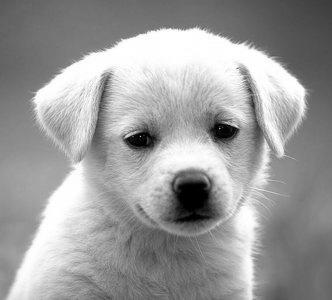
#> input picture gradient.png, 332 x 300 px, given in place of the camera
$ python -i cv2test2.py   (imports and definitions only)   (older library calls are emulated)
#> lines starting #> are read from the running program, lines starting #| are printed output that depends on the picture; after the words box and inside, x2 and y2 are one past the last pixel; in counts of white or black regions, pixels touching at a corner belong together
# import the necessary packages
from imutils import paths
import numpy as np
import imutils
import cv2
import time
import math

def find_marker(image):

	# convert the image to grayscale, blur it, and detect edges
	gray = cv2.cvtColor(image, cv2.COLOR_BGR2GRAY)
	gray = cv2.GaussianBlur(gray, (9, 9), 0)

	edged = cv2.Canny(gray, 35, 125)

	# find the contours in the edged image and keep the largest one;
	cnts = cv2.findContours(edged.copy(), cv2.RETR_LIST, cv2.CHAIN_APPROX_SIMPLE)
	cnts = cnts[0] if imutils.is_cv2() else cnts[1]
	c = max(cnts, key = cv2.contourArea)
	# compute the bounding box of the of the paper region and return it
	return  cv2.minAreaRect(c)


def distance_to_camera(knownWidth, focalLength, perWidth):
	# compute and return the distance from the maker to the camera
	return (knownWidth * focalLength) / perWidth

# [141 lines left out: functions filter_to_color, drunkTest, not called in this run]

def calibration ():
	#Set parameters for box
	frame_height = 960
	frame_width = 1280
	center_x = int(round(frame_width/2))
	center_y = int(round(frame_height/2))
	box_width = int(round(frame_width/10))
	box_height = int(round(frame_height/8))

	while True:
		try:
			#Intitialize camera and timer
			start_time = time.time()
			cap1 = cv2.VideoCapture(0)

			#Countdown and display box
			i  = 0
			count_down = 15
			count_down_color = (0,255,0)
			flag = True
			while flag:
				ret, frame = cap1.read()
#> frame is the input picture: shape (300, 332, 3); min 0, max 255, mean 155.7
				frame = cv2.flip(frame,1)
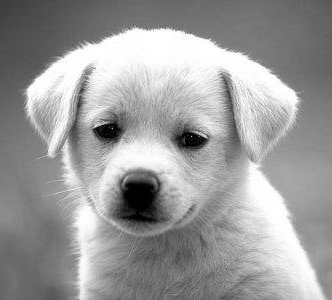
#> frame: shape (300, 332, 3); min 0, max 255, mean 155.7
				if (time.time() - start_time > 15):
					flag = False
				if(time.time() - start_time > i):
					count_down  = (count_down-1)
					i = i +1
				if (count_down > 3):
					count_down_color = (0,255,0)
				else:
					count_down_color = (0,0,255)
				#cv2.namedWindow('frame', cv2.WINDOW_NORMAL)
				#cv2.resizeWindow('frame', ((frame_width), (frame_height)))
				count_down = count_down +1
				cv2.rectangle(frame, (center_x + box_width+10, center_y + box_height+10), (center_x - box_width- 10, center_y - box_height -10), (255,0,0), 5)
				cv2.putText(frame, "%.0f" % count_down, (center_x-30, frame_height - 800), cv2.FONT_HERSHEY_SIMPLEX, 2.0, count_down_color, 3)
				#frame = frame[center_y - box_height:center_y + box_height, center_x - box_width: center_x + box_width]
				cv2.imshow('frame',frame)
				count_down = count_down -1;
				if cv2.waitKey(1) == 27:
#> (key q is pressed here)
					break  # esc to quit
			break
		except:
			print("error caught")
			pass

	#Crop only box from image
	cropped = frame[center_y - box_height:center_y + box_height, center_x - box_width: center_x + box_width]
#> cropped = empty array
	cropped = cv2.cvtColor(cropped, cv2.COLOR_BGR2HSV)

	#Initialize parameters
	H_min = 179
	H_max = 0
	S_min = 255
	S_max = 0
	V_min = 255
	V_max = 0

	#Find minimum and maxmimum pixel by pixel
	i = 1
	j = 1
	while (i< 2*box_height):
		while(j< 2*box_width):
			color = cropped[i,j]
			if(color[0] < H_min):
				H_min = color[0]
			if (color[0] > H_max):
				H_max = color[0]
			if(color[1] < S_min):
				S_min = color[1]
			if(color[1] > S_max):
				S_max = color[1]
			if(color[2] < V_min):
				V_min = color[2]
			if(color[2] > V_max):
				V_max = color[2]
			j = j+1;
		i = i+1


	cap1.release()
	cv2.destroyAllWindows()

	#Widen ranges by multiples
	H_min = H_min*0.85
	H_max = min(H_max*1.2, 179)
	S_min = S_min*0.7
	S_max = min(S_max*1.7, 255)
	V_min = V_min*0.5
	V_max = min(V_max*1.7, 255)

	print(H_min)
	print(H_max)
	print(S_min)
	print(S_max)
	print(V_min)
	print(V_max)
	return	[H_min, H_max, S_min, S_max, V_min, V_max]


# [1 line that did not run here, left out]
# [1 line that did not run here, left out]
# [1 line not run here, left out]

>>> import cv2
>>> picture = cv2.imread('gradient.png')
>>> result = find_marker(picture)
#> in find_marker, `edged = cv2.Canny(gray, 35, 125)`:
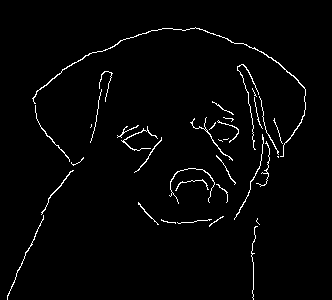
#> edged: shape (300, 332); 2.2% white in thin lines or dots, all inside (x1, y1, x2, y2) = (7, 27, 306, 300)
#> in find_marker, `cnts = cv2.findContours(edged.copy(), cv2.RETR_LIST, cv2.CHAIN_APPROX_..`: cnts = 39 contours, 31 with area under 20; largest, box (x1, y1, x2, y2) and area: (32, 27, 306, 157) 116, (190, 117, 233, 161) 30, (41, 170, 74, 215) 28, (121, 126, 158, 151) 27, (234, 134, 264, 220) 22, (134, 137, 162, 173) 22, (7, 215, 44, 300) 21, (35, 105, 70, 162) 20
#> in find_marker, `c = max(cnts, key = cv2.contourArea)`: c = contour of 364 points, box (x1, y1, x2, y2) (32, 27, 306, 157), area 116
#> result = ((174.2, 77.86), (108.2, 269.5), -77.84)
